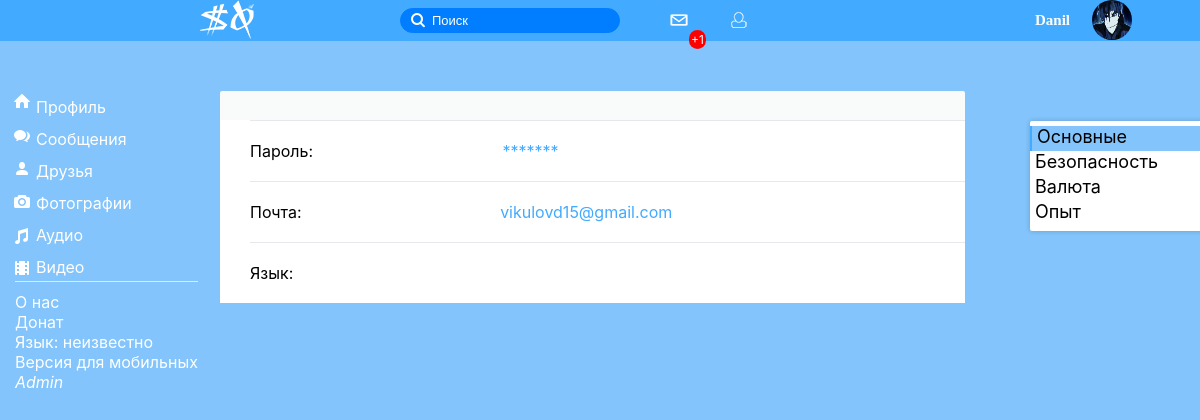
/account/settings.php?id=1&st=1 (signed in), run on the app's committed database.
### tables this page shows
CREATE TABLE IF NOT EXISTS `users` (
  `id` int(11) NOT NULL AUTO_INCREMENT,
  `name` varchar(32) NOT NULL,
  `surname` varchar(32) NOT NULL,
  `says` varchar(100) NOT NULL,
  `gender` varchar(32) NOT NULL,
  `email` varchar(32) NOT NULL,
  `code_activation` varchar(32) NOT NULL,
  `email_status` int(1) NOT NULL,
  `support` int(1) NOT NULL,
  `offical` int(11) NOT NULL,
  `password` varchar(32) NOT NULL,
  `b_day` int(11) NOT NULL,
  `b_month` varchar(32) NOT NULL,
  `b_year` int(11) NOT NULL,
  `city` varchar(32) NOT NULL,
  `web-site` text NOT NULL,
  `last_login` varchar(32) NOT NULL,
  `user_ip` varchar(100) NOT NULL,
  `online` int(11) NOT NULL,
  `avatar` text NOT NULL,
  `experience` int(11) NOT NULL,
  `site_lang` int(11) NOT NULL,
  `banned` int(11) NOT NULL,
  PRIMARY KEY (`id`)
);

### account/vars.php (called while the page is built, shortened)
<?
        $result = mysql_query("SELECT * FROM `users` WHERE `id` = '".$id."'");
        while($row = mysql_fetch_array($result)) {
            $login=$row['email'];
            $pass=$row['password'];
            $adm_lvl=$row['support'];
        }
?>

### account/settings.php (the view, shortened to what this page needs)
<?
    include_once("bd.php");$id=$_GET['id'];include_once("vars.php");$st=$_GET['st'];
?>
<head>
    <link rel="stylesheet" type="text/css" href="/css/main.css">
    <link rel="stylesheet" type="text/css" href="/css/account.css">
    <link rel="stylesheet" type="text/css" href="/css/settings.css">
</head>
    <?
        $result = mysql_query("SELECT * FROM `users` WHERE `email` = '".$_COOKIE['account']."'");
        while($row = mysql_fetch_array($result)) {
            $support=$row['support'];
            $user_id=$row['id'];$ULANG=$row['site_lang'];
        }
    ?>
<?if($adm_lvl==3){echo"<body style='background:url(".$bg.") no-repeat #82c4fb;'>";}else{echo"<body style='background:#82c4fb;'>";}?>
    <?
        $result = mysql_query("SELECT * FROM `banned` WHERE `id` = '".$id."'");
        while($row = mysql_fetch_array($result)) {
            $reason=$row['reason'];
            $bannedid=$row['id'];
            $time=$row['time'];
        }
    if($bannedid==$id){echo"<meta http-equiv='Refresh' content='0; URL=/index.php'>";}?>
    <?if($id==0){echo "<meta http-equiv='Refresh' content='0; URL=/index.php'>";}else{?>
    <div id="header">
        <?
            $res = mysql_query('SELECT COUNT(1) FROM `friends` WHERE to_who = '.$user_id.' AND accepted = 0');
            if($res)
            $row = mysql_fetch_array($res, MYSQL_NUM);
            $subs = !empty($row[0]) ? $row[0] : 0;
        ?>
        <div class="header_lg"><a href="/" id="header_lg_a"><div class="header_lg_img"></div></a></div>
        <?if($_COOKIE['account']){?><a href="/account/messages.php"><div class="header_nmsg"><div class="header_nmsg_icon"><font class="nmsg_number">+1</font></div></div></a>
        <a href="/account/friends.php?id=<?echo$user_id;?>"><div class="header_nfrd"><div class="header_nfrd_icon"><?if($subs!=0){?><font class="nfrd_number">+<?echo$subs;?></font><?}?></div></div></a><?}?>
        <form id="header_search" method="post" action="search.php">
            <input type="text" name="search_input" class="input_search" placeholder="Поиск" onfocus="if(this.placeholder=='Поиск') {this.placeholder='';}" onblur="if(this.value=='') {this.placeholder='Поиск';}">
        </form>
        <?if($_COOKIE['account']){?>
        <div class="header_account">
            <?
               $result = mysql_query("SELECT * FROM `users` WHERE `email` = '".$_COOKIE['account']."'");
            while($row = mysql_fetch_array($result)) {$cook_name=$row['name'];$cook_ava=$row['avatar'];}
            ?>
            <div class="photo_user"><p style="font-size:15px;"><b><?echo $cook_name;?></b></p><img src="<?echo $cook_ava;?>" width="40px" height="40px"></div>
        </div><?}?>
    </div>
    <?if(!empty($_COOKIE['account']) and $id=$user_id){?>
    <div id="slider_menu">
        <ul class="menu_ul_a_li">
            <a href="/acc.php?id=<?echo$user_id;?>"><li><div class="profile_icon"></div> <font class="mn_pr">Профиль</font></li></a>
            <a href="/account/messages.php?id=<?echo$user_id;?>"><li><div class="msg_icon"></div> <font class="mn_msg">Сообщения</font></li></a>
            <a href="/account/friends.php?id=<?echo$user_id;?>"><li><div class="friends_icon"></div> <font class="mn_fr">Друзья</font></li></a>
            <a href="/account/photos.php?id=<?echo$user_id;?>"><li><div class="photos_icon"></div> <font class="mn_ph">Фотографии</font></li></a>
            <a href="/account/audios.php?id=<?echo$user_id;?>"><li><div class="audios_icon"></div> <font class="mn_aud">Аудио</font></li></a>
            <a href="/account/videos.php?id=<?echo$user_id;?>"><li><div class="videos_icon"></div> <font class="mn_vid">Видео</font></li></a>
        </ul>
        <div class="menu_settings" onselectstart="return false" onmousedown="return false">
            <?if($ULANG=='russian'){$language="<img src='/img/flags/1.gif' width='16px' height='12px'> русский";}
                else if($ULANG=='english'){$language="<img src='/img/flags/2.gif' width='16px' height='12px'> english";}
                else if($ULANG=='japanese'){$language="<img src='/img/flags/3.gif' width='16px' height='13px'> 日本語";}
                else if($ULANG=='deutsch'){$language="<img src='/img/flags/4.gif' width='16px' height='13px'> Deutsch";}
                else if($ULANG=='french'){$language="<img src='/img/flags/5.gif' width='16px' height='13px'> Français";}
                else{$language="неизвестно";}
            ?>
            <p><a href="/about.php" class="mn_aboutus">О нас</a></p>
            <p><a href="/account/settings.php?id=<?echo$user_id;?>&st=4" class="mn_donate">Донат</a></p>
            <p><font class="mn_lg">Язык</font>: <?echo$language;?></p>
            <p><a href="/mobile/" class="mn_mobile">Версия для мобильных</a></p>
            <?if($support>=1){?><p><a href="/admin/" class="mn_adm"><i>Admin</i></a></p><?}?>
        </div>
    </div>
    <div id="settings">
        <div class="settings_title">
        </div>
        <div class="settings_content">
            <?if($st==1 or $st==0){?>
            <div class="content_password">
                <a>
                    <font>Пароль</font>: <span style="margin-left:185px;" class="change_pass"><?$password = $pass;$password = substr_replace($password,'*******',strlen($password)-strlen($password));echo$password;?></span>
                </a>
            </div>
            <div class="content_mail">
                <a><font>Почта</font>: <span style="margin-left:194px;"><?echo$login;?></span></a>
            </div>
            <div class="content_lang">
                <a><font>Язык</font>: <span><?echo$u_lang;?></span></a>
            </div><?}?>
        </div>
    </div>
    <div id="select_type">
        <ul>
            <?
            if($st==0 or $st==1){
                echo'<a href="/account/settings.php?id='.$id.'&st=1"><li style="border-left:2px solid #42aaff;background:#82c4fb;">Основные</li></a>
                <a href="/account/settings.php?id='.$id.'&st=2"><li>Безопасность</li></a>
                <a href="/account/settings.php?id='.$id.'&st=3"><li>Валюта</li></a>
                <a href="/account/settings.php?id='.$id.'&st=4"><li>Опыт</li></a>';
            }
            ?>
        </ul>
    </div>
    <?}}?>
</body>

### css/main.css (style rules this page uses)
* { margin: 0; padding: 0; outline: none; }
body { background: #82c4fb; }
a { text-decoration: none; }
.header_lg_img { width: 54px; height: 39px; background: url(/img/main/logogoog.png) no-repeat; padding-top: 1px; }
#header { background: #42aaff; width: 100%; height: 41px; }
.header_lg { color: #fff; margin-left: 100px; position: absolute; width: 190px; }
#header_lg_a { top: 0px; color: #fff; width: 70px; height: 38px; display: block; position: none; outline: none; margin-left: 100px; width: 190px; }
.input_search { background: url(/img/search_icon1.png) no-repeat #007eff; border-left: 20px solid transparent; background-position: 10px; border: 1px solid #007eff; border-radius: 14px; padding-left: 30px; height: 25px; width: 220px; margin-top: 7.5px; margin-left: 400px; color: #fff; }
.photo_user p { margin-top: 10px; margin-left: 3px; position: absolute; }
.photo_user img { margin-left: 60px; width: 40px; height: 40px; border-radius: 20px; }

### css/account.css (style rules this page uses)
body { font-family: -apple-system,BlinkMacSystemFont,Roboto,Open Sans,Helvetica Neue,sans-serif; }
li { list-style: none; }
.header_account { font-weight: normal; font-family: Tahoma; cursor: pointer; height: 41px; width: 110px; line-height: 20px; color: #fff; margin-top: -33px; margin-left: 86%; }
#settings { margin-left: 900px; margin-top: 20px; position: absolute; }
.header_nmsg_icon { background: url(/img/msg_icon.png) no-repeat; height: 20px; width: 20px; margin: 10px; }
.header_nmsg { margin-left: 650px; position: absolute; padding: 0 9px; }
.nmsg_number { color: #fff; position: absolute; margin-left: 20px; margin-top: 20px; background: #ff0000; border-radius: 10px; padding: 2px; font-size: 12px; }
.header_nfrd_icon { background: url(/img/user_icon.png) no-repeat; height: 20px; width: 20px; margin: 10px; }
.header_nfrd { margin-left: 710px; position: absolute; padding: 0 9px; }
#slider_menu { color: #fff; margin-top: 30px; position: absolute; padding-top: 10px; border-radius: 2px; }
#slider_menu ul { position: absolute; margin-top: 10px; margin-left: 30px; }
#slider_menu ul li { list-style: none; padding: 6px; }
#slider_menu ul a li { color: #fff; }
.profile_icon,.friends_icon,.photos_icon,.msg_icon,.audios_icon,.videos_icon { width: 35px; height: 25px; position: absolute; margin-top: -3px; margin-left: -30px; }
.profile_icon { background: url(/img/menu_iicon.png) no-repeat 7px 0; }
.friends_icon { background: url(/img/menu_iicon.png) no-repeat 7px -80px; }
.msg_icon { background: url(/img/menu_iicon.png) no-repeat 7px -25px; }
.photos_icon { background: url(/img/menu_iicon.png) no-repeat 7px -135px; }
.audios_icon { background: url(/img/menu_iicon.png) no-repeat 7px -161px; }
.videos_icon { background: url(/img/menu_iicon.png) no-repeat 7px -189px; }
.menu_settings { border-top: 1px solid #e7e8ec; padding-top: 10px; margin-top: 200px; margin-left: 15px; }
.menu_settings p a { color: #fff; }

### css/settings.css (style rules this page uses)
#settings { margin-left: 220px; margin-top: 50px; }
.settings_title { background: #f9fafa; border-bottom: 1px solid #e7e8ec; font-size: 18px; color: #42aaff; width: 700px; padding: 15px; padding-left: 30px; border-top-left-radius: 2px; border-top-right-radius: 2px; }
.settings_content { background: #fff; margin-top: -2px; padding-left: 30px; }
.settings_content div a { position: relative; display: block; color: #000; padding-top: 20px; padding-bottom: 20px; border-top: 1px solid #e7e8ec; }
.settings_content div a span { color: #42aaff; cursor: pointer; margin-left: 200px; text-align: center; }
#select_type { margin-left: 1030px; background: #fff; width: 200px; box-shadow: 0 0 5px rgba(0,0,0,0.2); border-radius: 2px; padding-bottom: 5px;padding-top: 5px; margin-top: 80px; }
#select_type ul li { padding-left: 5px; font-size: 18px; height: 25px; }
#select_type ul a { color: #000; }

### data on the page
users: name "Danil", avatar (picture), site_lang "неизвестно", password "*******", email "vikulovd15@gmail.com"
